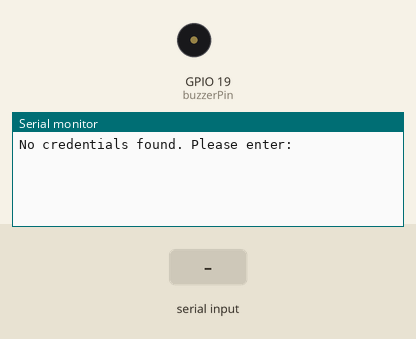
Simulated run of this sketch. Board: ESP32. On the bench: buzzer (waves = sounding, pin HIGH), the last lines printed to the serial monitor. The inputs (shaded band) are chosen by the test bench. WiFi joins after 1.5 s; servers stay silent unless stated; EEPROM starts erased.

Above: at 1.3 s.
1.4 s: "setwifi\n" received over Serial
At 2.6 s:
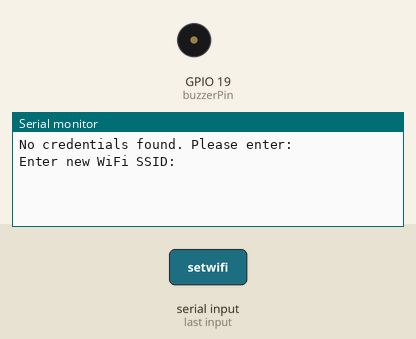
2.9 s: "int\n" received over Serial
At 4.0 s:
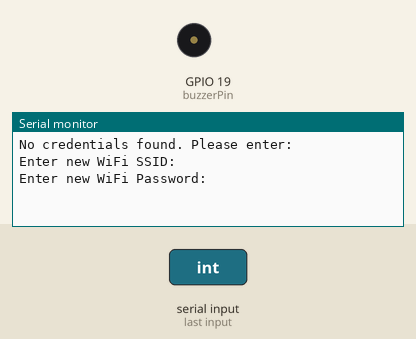

Measured:
- after the input at 1.4 s, the serial monitor: prints a new line at once (image 1)
- after the input at 2.9 s, the serial monitor: prints a new line at once (image 2)

The sketch:

code.ino
```cpp
#include <WiFi.h>
#include <Preferences.h>
#include <FirebaseESP32.h>

Preferences preferences;

char ssid[32];
char password[64];

FirebaseConfig config;
FirebaseAuth auth;

// Firebase data object
FirebaseData firebaseData;

const int buzzerPin = 19;

void setup() {
  Serial.begin(115200);
  preferences.begin("wifi_creds", false);
  pinMode(buzzerPin, OUTPUT);

  // Check if credentials are stored
  if (preferences.getString("ssid", ssid, sizeof(ssid)) &&
      preferences.getString("password", password, sizeof(password))) {
    Serial.println("Credentials found in NVS. Connecting...");

    // Connect to WiFi using stored credentials
    WiFi.begin(ssid, password);

  } else {
    Serial.println("No credentials found. Please enter:");
    preferences.putString("ssid", ssid);
    preferences.putString("password", password);
  }

  // Set Firebase configuration
  config.host = "buzzer-72273-default-rtdb.asia-southeast1.firebasedatabase.app";
  config.api_key = "AIzaSyClmdSDU0xx8xQ94fZ8IFxjYY6-QJeOn4I";

  // Optional: Assign the user authentication data if needed
  auth.user.email = "nabinamallik2003@gmail.com";
  auth.user.password = "nabinamallik";

  // Initialize Firebase
  Firebase.begin(&config, &auth);
  Firebase.reconnectWiFi(true);

  // Start listening to changes in the "/buzzerStatus" node
  if (!Firebase.beginStream(firebaseData, "/buzzerStatus")) {
    Serial.println("Could not start stream");
    Serial.println(firebaseData.errorReason());
  }

  // Set callback functions
  Firebase.setStreamCallback(firebaseData, streamCallback, streamTimeoutCallback);
}

void loop() {
  // Check for Serial input to trigger credential change
  if (Serial.available()) {
    String command = Serial.readStringUntil('\n');
    command.trim(); // Remove leading/trailing whitespace

    if (command == "setwifi") {
      Serial.println("Enter new WiFi SSID:");
      while (!Serial.available()) {
        delay(1);
      }
      int ssidLen = Serial.readBytesUntil('\n', ssid, sizeof(ssid) - 1);
      ssid[ssidLen] = '\0';

      Serial.println("Enter new WiFi Password:");
      while (!Serial.available()) {
        delay(1);
      }
      int passwordLen = Serial.readBytesUntil('\n', password, sizeof(password) - 1);
      password[passwordLen] = '\0';

      // Store new credentials in NVS
      preferences.putString("ssid", ssid);
      preferences.putString("password", password);

      Serial.println("New credentials saved. Restarting...");
      ESP.restart(); // Restart the ESP32 to use the new credentials
    }
  }
}

void streamCallback(StreamData data) {
  if (data.dataType() == "int") {
    int buzzerState = data.intData();
    digitalWrite(buzzerPin, buzzerState);
    Serial.println(buzzerState == HIGH ? "Buzzer ON" : "Buzzer OFF");
  }
}

void streamTimeoutCallback(bool timeout) {
  if (timeout) {
    Serial.println("Stream timeout, reconnecting...");
    Firebase.beginStream(firebaseData, "/buzzerStatus");
  }
}
```
